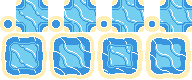
#> input picture Water Animation.png, 192 x 80 px, given in place of bottom.png, which was not available
$ python candidates_atlas.py
#> lines starting #> are read from the running program, lines starting #| are printed output that depends on the picture; pictures that were not available may be replaced by others from this repository, and a replacement may not be noted
#!/usr/bin/env python3
"""
Zoomed atlas of remaining tile budget candidates.
Output: ~/Desktop/candidates_detail.png
"""
from PIL import Image, ImageDraw, ImageFont
import os

SRC    = os.path.expanduser('~/Documents/pokemon-paradoxia/paradoxia_primary/src')
OUT    = os.path.expanduser('~/Desktop/candidates_detail.png')
MAGENTA = (255, 0, 255, 255)
SCALE  = 5
TILE   = 16 * SCALE
PAD    = 2
LABEL_H = 18
COLS   = 8

# Rows to inspect per file
CANDIDATES = {
    'bottom': [1, 9, 11, 12, 13, 14, 21],
    'middle': [4, 10, 18, 31],
    'top':    [],
}

BG    = (25, 25, 25)
WHITE = (255, 255, 255)
COLORS = {'bottom': (255, 220, 50), 'middle': (80, 220, 255), 'top': (180, 255, 180)}

row_h   = TILE + LABEL_H + PAD * 2
col_w   = TILE + PAD * 2
hdr_h   = 22

total_rows = sum(len(v) for v in CANDIDATES.values())
canvas_h   = total_rows * row_h + len([v for v in CANDIDATES.values() if v]) * hdr_h + 20
canvas     = Image.new('RGB', (COLS * col_w + 64, canvas_h), BG)
#> canvas: PIL image 736x1186 RGB; every value is 25
draw       = ImageDraw.Draw(canvas)

try:
    font  = ImageFont.truetype('/System/Library/Fonts/Helvetica.ttc', 11)
    fontb = ImageFont.truetype('/System/Library/Fonts/Helvetica.ttc', 13)
except Exception:
    font = fontb = ImageFont.load_default()

y_off = 4
draw.text((4, y_off), 'Remaining candidates — decide which rows are expendable', font=fontb, fill=WHITE)
y_off += 20

for fn, rows in CANDIDATES.items():
    if not rows:
        continue
    color = COLORS[fn]
    img   = Image.open(os.path.join(SRC, f'{fn}.png')).convert('RGBA')
#> img is the input picture: PIL image 192x80 RGBA; mean R, G, B, A 133.4, 177.4, 189.8, 208.5

    draw.rectangle([(0, y_off), (canvas.width, y_off + hdr_h)], fill=(45, 45, 45))
    draw.text((4, y_off + 4), f'{fn}.png', font=fontb, fill=color)
    y_off += hdr_h

    for row in rows:
        draw.text((2, y_off + LABEL_H + PAD + TILE // 2 - 6),
                  f'r{row:02d}', font=font, fill=color)

        for col in range(COLS):
            tile = img.crop((col*16, row*16, col*16+16, row*16+16)).convert('RGBA')
            tp   = tile.load()
            all_empty = all(tp[x, y] == MAGENTA for y in range(16) for x in range(16))
            for y in range(16):
                for x in range(16):
                    if tp[x, y] == MAGENTA:
                        tp[x, y] = (55, 55, 55, 255)
            scaled = tile.resize((TILE, TILE), Image.NEAREST)

            xd = 64 + col * col_w + PAD
            yd = y_off + LABEL_H + PAD

            if all_empty:
                draw.rectangle([(xd, yd), (xd+TILE, yd+TILE)], fill=(38, 38, 38))
                draw.text((xd + TILE//2 - 8, yd + TILE//2 - 6), 'empty', font=font, fill=(70,70,70))
            else:
                canvas.paste(scaled, (xd, yd))

            draw.text((xd + TILE//2 - 6, y_off + 2), f'c{col}', font=font,
                      fill=(90,90,90) if all_empty else WHITE)
            draw.rectangle([(xd-1, yd-1), (xd+TILE, yd+TILE)], outline=(60,60,60))

        y_off += row_h
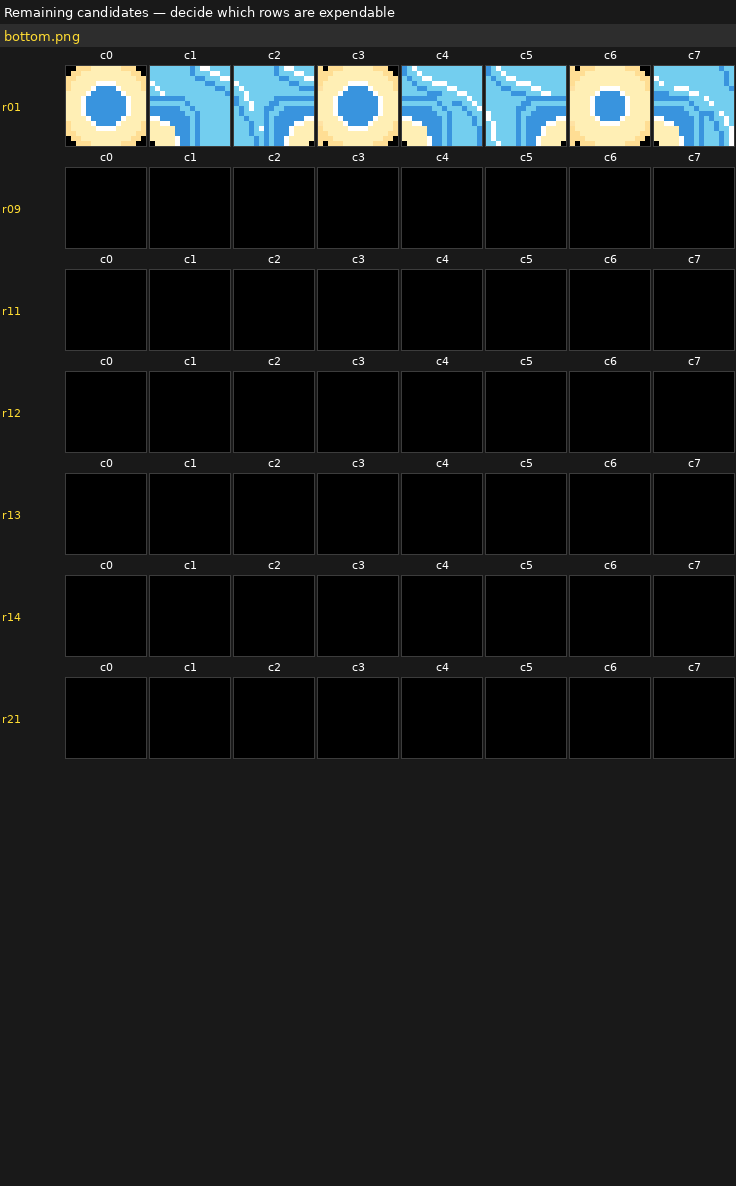
#> canvas: PIL image 736x1186 RGB; mean R, G, B 25.8, 28.5, 29
#> scaled: PIL image 80x80 RGBA; every value is 0
#> after the loop, y_off = 760
#> pass 2 of the loop `for fn, rows in CANDIDATES.items():`:
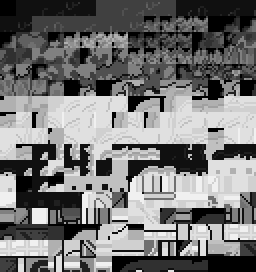
#> input picture tiles.png, 128 x 136 px, given in place of middle.png, which was not available (shown 2 times larger)
#> img: PIL image 128x136 RGBA
#> `y_off += hdr_h`: y_off = 782
#> the loop `for row in rows:` made 4 passes
#> y_off on passes 1 to 4: 884, 986, 1088, 1190
#> after the loop `for row in rows:`:
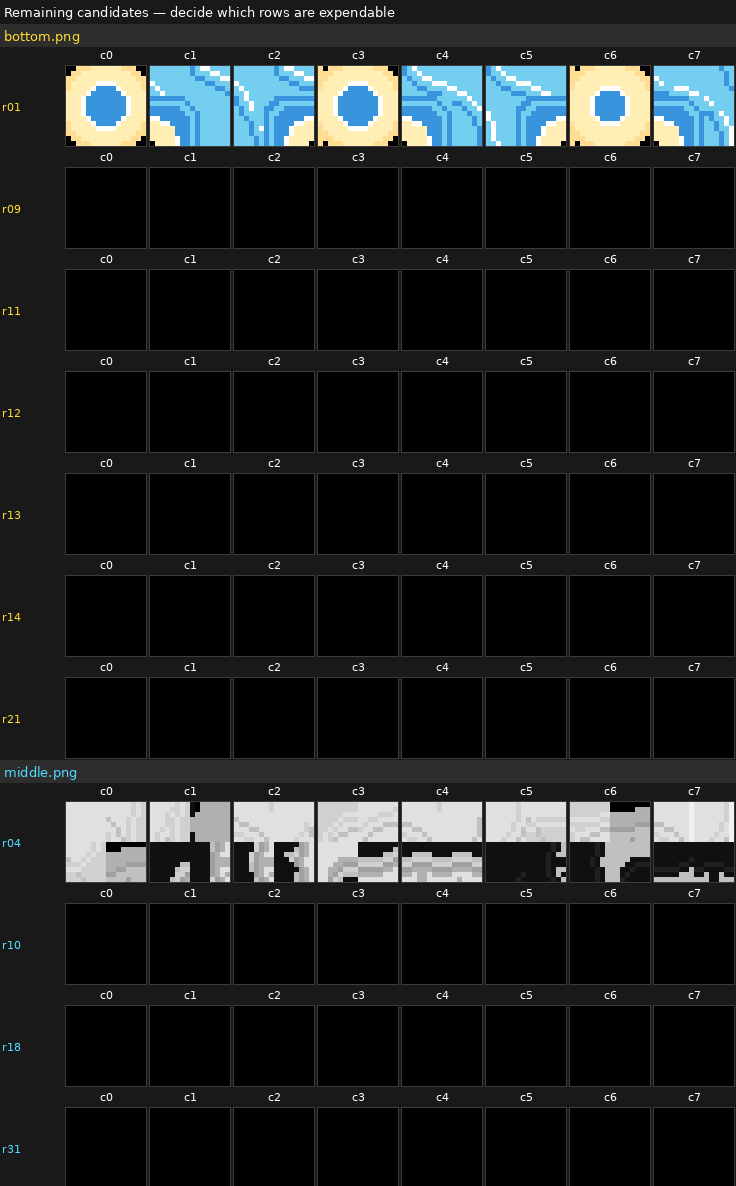
#> canvas: PIL image 736x1186 RGB; mean R, G, B 30.2, 33, 33.5
#> after the loop `for row in rows:`: y_off = 1190

canvas = canvas.crop((0, 0, canvas.width, y_off + 4))
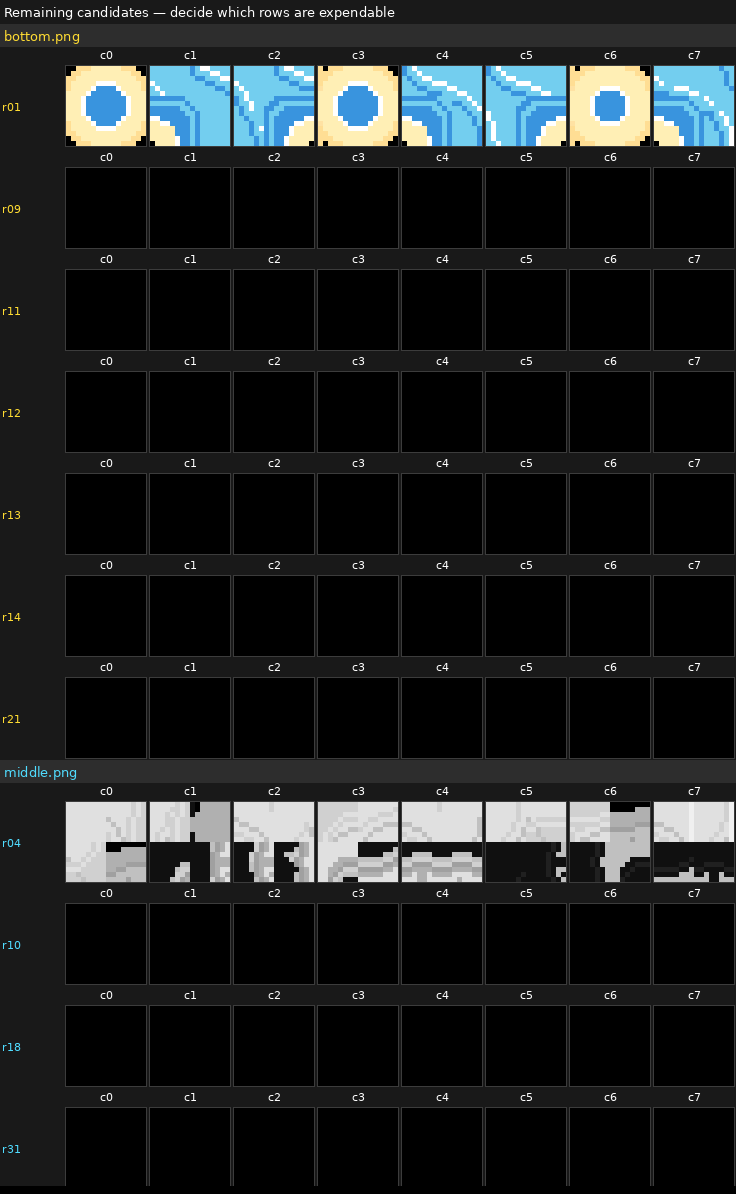
#> canvas: PIL image 736x1194 RGB; mean R, G, B 30, 32.8, 33.3
canvas.save(OUT)
print(f'Saved: {OUT}  ({canvas.width}×{canvas.height}px)')
#> (printed output is left out)
print('Upload candidates_detail.png')
